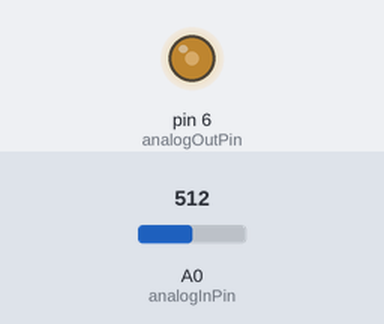
A sketch run on a simulated Arduino Uno, built with avr-gcc and run on an emulated ATmega328P. On the bench: output pins drawn as LEDs (lit = HIGH). The test bench sets the inputs (shaded band); at power-on: A0 (analogInPin) = 512.

Above: at 1.2 s.
1.3 s: A0 (analogInPin) set to 716
At 2.5 s:
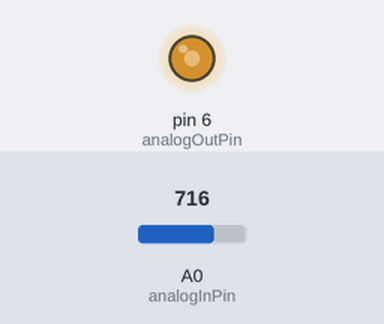
2.8 s: A0 (analogInPin) set to 900
At 3.8 s:
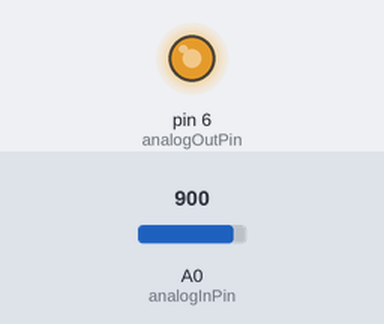
4.3 s: A0 (analogInPin) set to 122
At 4.9 s:
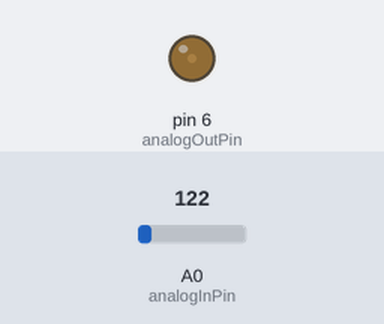
5.8 s: A0 (analogInPin) set to 0
At 6.1 s:
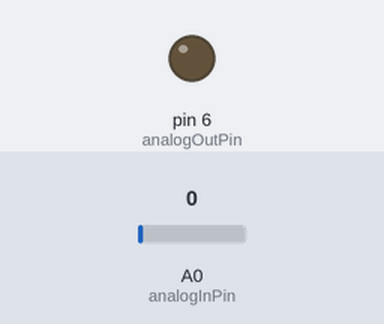
7.3 s: A0 (analogInPin) set to 511
At 8.4 s:
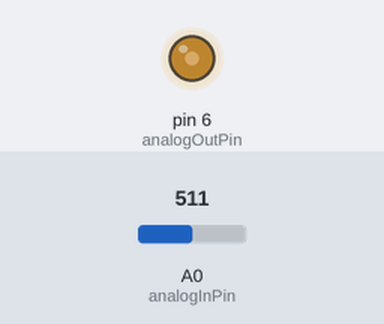
Timing chart, 0 to 9.8 s (numbered marks = the images above; inputs shaded):
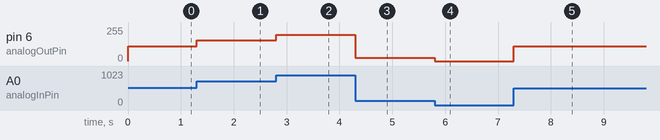

The sketch:

Assignment_4.ino
```cpp
/*
Build a circuit that contains two push buttons, an LED, and any other basic components you think you need.
The LED should only light when both push buttons are pressed. Only use your Arduino for power and ground.
*/
#include <Servo.h>
int sensorValue;			//value of potentiometer, 0 - 1023
int analogInPin = A0;	//Arduino pin connected to potentiometer
int analogOutPin = 6;		//Arduino pin connected to LED
Servo myLED;		//LED controlled by servo library
void setup(){
}
void loop(){
	sensorValue = analogRead(analogInPin);
  	sensorValue = map(sensorValue, 0, 1023, 0, 225); //analogRead ranges from 0 to 1023; analogWrite ranges from 0 to 255; this maps the sensorValue to the lower output range
  	analogWrite(analogOutPin,sensorValue);
}
```

Measured:
- after the input at 1.3 s, pin 6 (analogOutPin): 112/255 → 157/255 at once
- after the input at 2.8 s, pin 6 (analogOutPin): 157/255 → 197/255 at once
- after the input at 4.3 s, pin 6 (analogOutPin): 197/255 → 26/255 at once
- after the input at 5.8 s, pin 6 (analogOutPin): 26/255 → 0/255 at once
- after the input at 7.3 s, pin 6 (analogOutPin): 0/255 → 112/255 at once
